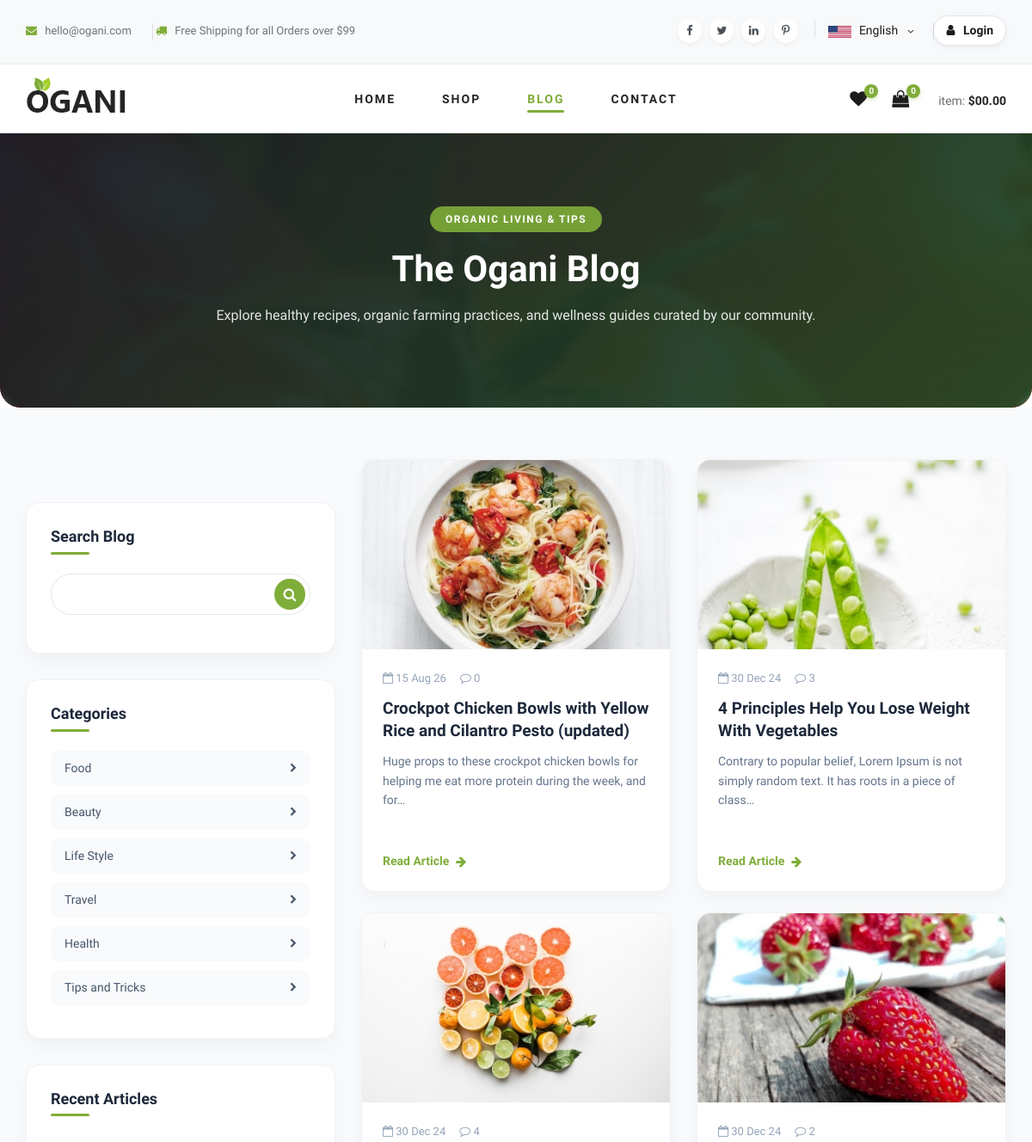
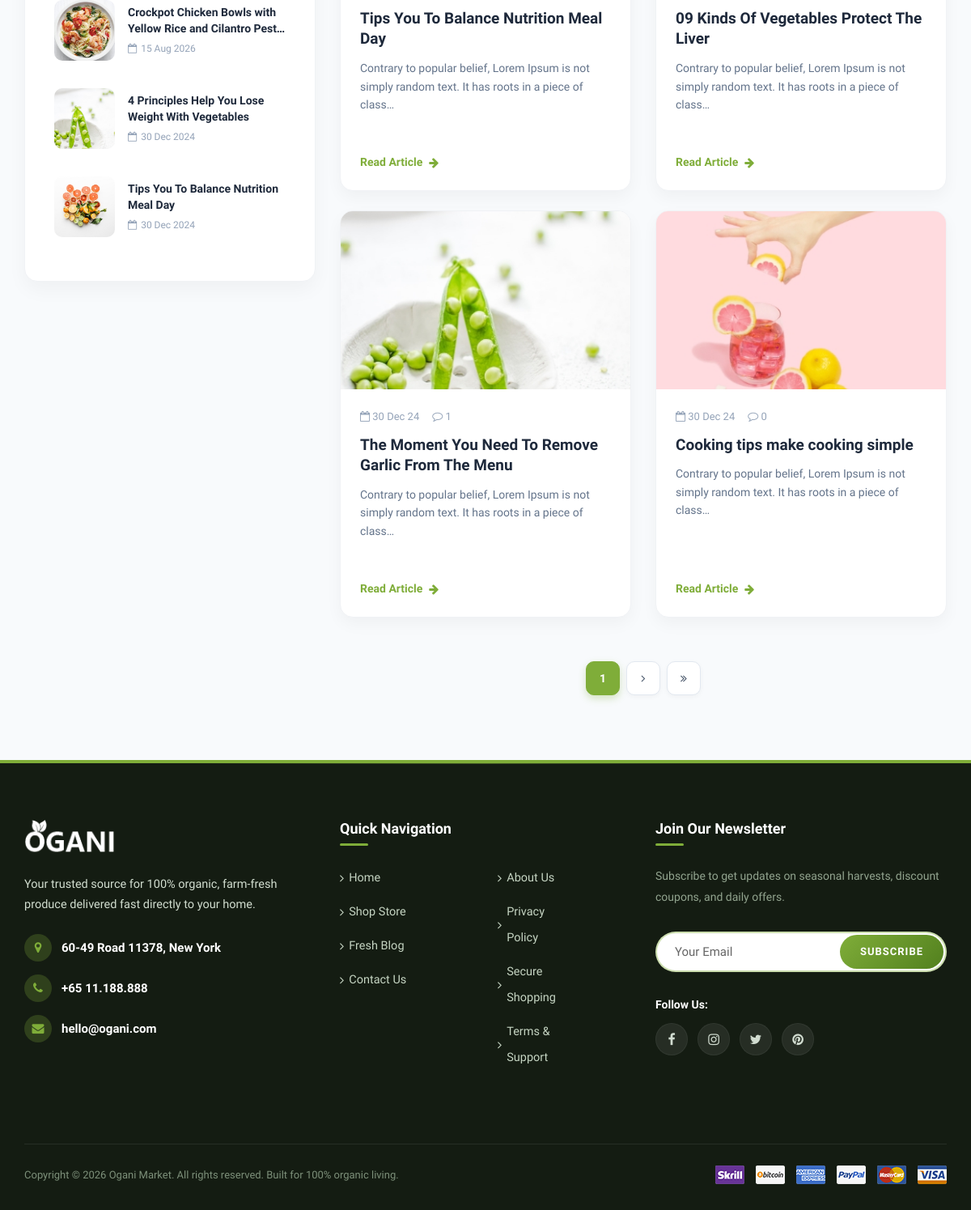
The app's page /blogs/ with its own data (2 pictures, top to bottom).
### src/apps/blog/models.py (models this page shows, shortened)
class BlogCategory(models.Model):
    category = models.CharField(max_length=100)
    created_at = models.DateTimeField(auto_now_add=True)
    class Meta:
        verbose_name_plural = 'Blog Categories'

class BlogModel(models.Model):
    title = models.CharField(max_length=255)
    blog_category = models.ForeignKey(BlogCategory, on_delete=models.CASCADE)
    author = models.ForeignKey(UserAccount, on_delete=models.PROTECT)
    blog_img = models.ImageField(upload_to='blog/images', blank=True, null=True)
    blog_thumb = models.ImageField(upload_to='blog/thumbnails', blank=True, null=True)
    blog_body = models.TextField()
    created_at = models.DateTimeField(auto_now_add=True)
    edited_at = models.DateTimeField(auto_now_add=True)
    @property
    def comment_count(self):
        tracker = BlogCommentTracker.objects.filter(blog=self).first()
        if tracker:
            return tracker.comment_count
        return BlogCommentModel.objects.filter(blog=self).count()

class BlogCommentTracker(models.Model):
    blog = models.ForeignKey(BlogModel, on_delete=models.CASCADE)
    comment_count = models.IntegerField()

### src/apps/blog/views.py (the view)
# urls.py: path('', views.blog_page, name='blog_page'),
def blog_page(request):
    html_template_name = 'blog/blog.html'
    blogs_with_comments = BlogCommentTracker.objects.select_related('blog', 'blog__author', 'blog__blog_category').all()
    all_blogs = BlogModel.objects.select_related('author', 'blog_category').order_by('-created_at')
    paginator = Paginator(all_blogs, 6)
    page_number = request.GET.get('page')
    page_obj = paginator.get_page(page_number)
    category_list = BlogCategory.objects.all()
    blog_search_field = BlogSearchForm()
    latest_blogs = BlogModel.objects.select_related('author', 'blog_category').order_by('-created_at')[:3]
    context = {
        'pages': page_obj,
        'categories': category_list,
        'form': blog_search_field,
        'recent_blogs': latest_blogs,
        'commented_blogs': blogs_with_comments,
    }
    return render(request, html_template_name, context)

### src/apps/contact/contact_form.py
class NewsLetterForm(forms.ModelForm):
    class Meta:
        model = NewsLetterModel
        fields = ['email']
    def __init__(self, *args, **kwargs):
        super().__init__(*args, **kwargs)
        self.fields['email'].required = True
        self.fields['email'].widget.attrs['placeholder'] = 'Your Email'

### src/apps/blog/blog_search.py
class BlogSearchForm(forms.Form):
    search_key = forms.CharField(max_length=100, required=True)

### src/common/context_processors/cart_product_count.py (called while the page is built)
def product_in_cart_count(request):
    product_count = 0
    current_user = request.user
    try:
        if current_user.is_authenticated:
            all_cart_products = CartProduct.objects.all().filter(user=current_user)
            product_count = all_cart_products.count()
    except CartProduct.DoesNotExist:
        product_count = 0
    return dict(counter = product_count)

### src/common/context_processors/make_newsletter_form_available.py (called while the page is built)
def newsletter_for_all_app(request):
    return {'newsletter_form': NewsLetterForm()}

### src/common/context_processors/wishlist_tracker.py (called while the page is built)
def wishlist_counter(request):
    current_user = request.user
    count_wishlist = 0
    try:
        if current_user.is_authenticated:
            get_wishlist_products = UserWishList.objects.all().filter(user=current_user, is_wishlist=True)
            count_wishlist = get_wishlist_products.count()
        else:
            count_wishlist = 0
    except UserWishList.DoesNotExist:
        count_wishlist = 0
    return {'count_wishlist': count_wishlist}

### templates/blog/blog.html (shortened to what this page needs)
{% extends 'index.html' %}
{% load static %}
{% block content %}
<section class="blog-main-hero set-bg" data-setbg="{% static 'img/breadcrumb.jpg' %}">
    <div class="container">
        <div class="blog__main__hero__text">
            <div class="blog__hero__badge">Organic Living & Tips</div>
            <h1>The Ogani Blog</h1>
            <p>Explore healthy recipes, organic farming practices, and wellness guides curated by our community.</p>
        </div>
    </div>
</section>
<section class="blog-feed-section">
    <div class="container">
        <div class="row">
            <div class="col-lg-4 col-md-5">
                <div class="blog__sidebar">
                    <div class="sidebar__widget__card">
                        <h4 class="sidebar__widget__title">Search Blog</h4>
                        <div class="sidebar__search__box">
                            <form action="{% url 'blog:blog_search' %}" method='GET'>
                                {{ form.search_key }}
                                <button type="submit"><i class="fa fa-search"></i></button>
                            </form>
                        </div>
                    </div>
                    <div class="sidebar__widget__card">
                        <h4 class="sidebar__widget__title">Categories</h4>
                        <ul class="sidebar__cat__list">
                            {% for category in categories %}
                            <li>
                                <a href="{% url 'blog:blog_by_category' category.id %}">
                                    <span>{{ category.category }}</span>
                                    <i class="fa fa-chevron-right" style="font-size: 11px;"></i>
                                </a>
                            </li>
                            {% endfor %}
                        </ul>
                    </div>
                    <div class="sidebar__widget__card">
                        <h4 class="sidebar__widget__title">Recent Articles</h4>
                        <div class="recent__blogs__wrapper">
                            {% for blog in recent_blogs %}
                            <a href="{% url 'blog:blog_details' blog.id %}" class="recent__blog__item">
                                <img src="{{ blog.blog_thumb.url }}" class="recent__blog__img" alt="{{ blog.title }}">
                                <div class="recent__blog__info">
                                    <h6>{{ blog.title }}</h6>
                                    <span><i class="fa fa-calendar-o"></i> {{ blog.edited_at | date:'d M Y'}}</span>
                                </div>
                            </a>
                            {% endfor %}
                        </div>
                    </div>
                </div>
            </div>
            <div class="col-lg-8 col-md-7">
                <div class="row">
                    {% for blog in pages %}
                    <div class="col-lg-6 col-md-6 col-sm-6 mb-4">
                        <div class="blog__card__item">
                            <div class="blog__card__img">
                                <img src="{{ blog.blog_thumb.url }}" alt="{{ blog.title }}">
                            </div>
                            <div class="blog__card__body">
                                <div class="blog__card__meta">
                                    <span><i class="fa fa-calendar-o"></i> {{ blog.edited_at | date:'d M y'}}</span>
                                    <span><i class="fa fa-comment-o"></i> {{ blog.comment_count }}</span>
                                </div>
                                <h5><a href="{% url 'blog:blog_details' blog.id %}">{{ blog.title }}</a></h5>
                                <p>{{ blog.blog_body | striptags | truncatechars:100 }}</p>
                                <a href="{% url 'blog:blog_details' blog.id %}" class="blog__card__btn">
                                    Read Article <i class="fa fa-arrow-right"></i>
                                </a>
                            </div>
                        </div>
                    </div>
                    {% endfor %}
                    {% if pages.paginator.num_pages > 1 %}
                    <div class="col-lg-12">
                        <div class="modern__pagination">
                            <span class="current-page">{{ pages.number }}</span>
                            {% if pages.has_next %}
                                <a href="?page={{ pages.next_page_number }}"><i class="fa fa-angle-right"></i></a>
                                <a href="?page={{ pages.paginator.num_pages }}" title="Last Page"><i class="fa fa-angle-double-right"></i></a>
                            {% endif %}
                        </div>
                    </div>
                    {% endif %}
                </div>
            </div>
        </div>
    </div>
</section>
{% endblock %}

### static/css/style.css (style rules this page uses)
html, body { height: 100%; font-family: "Cairo", sans-serif; -webkit-font-smoothing: antialiased; font-smoothing: antialiased; }
h1, h2, h3, h4, h5, h6 { margin: 0; color: #111111; font-weight: 400; font-family: "Cairo", sans-serif; }
h1 { font-size: 70px; }
h4 { font-size: 24px; }
h5 { font-size: 18px; }
h6 { font-size: 16px; }
p { font-size: 16px; font-family: "Cairo", sans-serif; color: #6f6f6f; font-weight: 400; line-height: 26px; margin: 0 0 15px 0; }
img { max-width: 100%; }
ul, ol { padding: 0; margin: 0; }
.set-bg { background-repeat: no-repeat; background-size: cover; background-position: top center; }
.blog__sidebar { padding-top: 50px; }
.footer__widget form input { width: 100%; font-size: 16px; padding-left: 20px; color: #1c1c1c; height: 46px; border: 1px solid #ededed; }
.footer__widget form input::placeholder { color: #1c1c1c; }
@media only screen and (min-width: 1200px) { .container { max-width: 1170px; } }

### templates/base/footer.html (style rules this page uses)
.footer__newsletter__form input, .footer__newsletter__form input[type="email"], .footer__newsletter__form input[type="text"] { width: 100% !important; height: 50px !important; background: #ffffff !important; border: 2px solid rgba(127, 173, 57, 0.4) !important; border-radius: 50px !important; padding: 0 140px 0 22px !important; font-size: 15px !important; color: #1c1c1c !important; font-weight: 600 !important; outline: none !important; transition: all 0.3s ease !important; }
.footer__newsletter__form input::placeholder { color: #666666 !important; opacity: 1 !important; font-weight: 400 !important; }

### records on screen
BlogCategory: category "Food"
BlogCategory: category "Beauty"
BlogCategory: category "Life Style"
BlogCategory: category "Travel"
BlogCategory: category "Health"
BlogCategory: category "Tips and Tricks"
BlogModel: blog_thumb (picture), title "Crockpot Chicken Bowls with Yellow Rice and Cilantro…", edited_at "15 Aug 2026", edited_at "15 Aug 26", comment_count "0", title "Crockpot Chicken Bowls with Yellow Rice and Cilantro Pesto (updated)", blog_body "Huge props to these crockpot chicken bowls for helping me eat more protein during the week, and for…"
BlogModel: blog_thumb (picture), title "4 Principles Help You Lose Weight With Vegetables", edited_at "30 Dec 2024", edited_at "30 Dec 24", comment_count "3", blog_body "Contrary to popular belief, Lorem Ipsum is not simply random text. It has roots in a piece of class…"
BlogModel: blog_thumb (picture), title "Tips You To Balance Nutrition Meal Day", edited_at "30 Dec 2024", edited_at "30 Dec 24", comment_count "4", blog_body "Contrary to popular belief, Lorem Ipsum is not simply random text. It has roots in a piece of class…"
BlogModel: blog_thumb (picture), edited_at "30 Dec 24", comment_count "2", title "09 Kinds Of Vegetables Protect The Liver", blog_body "Contrary to popular belief, Lorem Ipsum is not simply random text. It has roots in a piece of class…"
BlogModel: blog_thumb (picture), edited_at "30 Dec 24", comment_count "1", title "The Moment You Need To Remove Garlic From The Menu", blog_body "Contrary to popular belief, Lorem Ipsum is not simply random text. It has roots in a piece of class…"
BlogModel: blog_thumb (picture), edited_at "30 Dec 24", comment_count "0", title "Cooking tips make cooking simple", blog_body "Contrary to popular belief, Lorem Ipsum is not simply random text. It has roots in a piece of class…"

### other values on screen
{{ pages.number }} "1"
